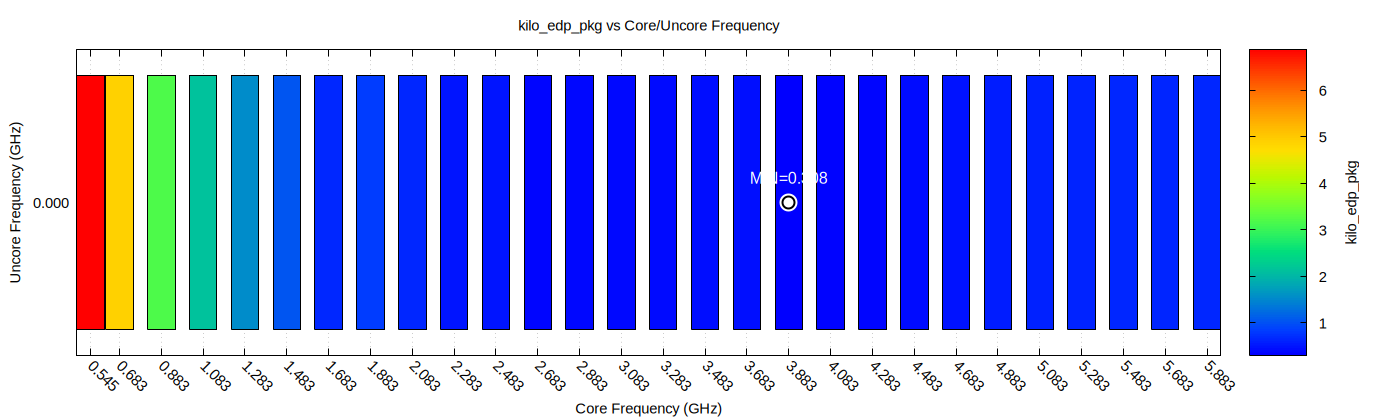

This chart was generated by the following gnuplot code:
set terminal pngcairo size 1400,420 noenhanced font 'Arial,11'
set output 'heatmap_kilo_edp_pkg.png'
set title 'kilo_edp_pkg vs Core/Uncore Frequency'
set xlabel 'Core Frequency (GHz)'
set ylabel 'Uncore Frequency (GHz)'
set cblabel 'kilo_edp_pkg' offset 2,0
set key off
set grid xtics
set palette rgbformulae 22,13,-31
set xtics ('0.545' 0.545, '0.683' 0.683, '0.883' 0.883, '1.083' 1.083, '1.283' 1.283, '1.483' 1.483, '1.683' 1.683, '1.883' 1.883, '2.083' 2.083, '2.283' 2.283, '2.483' 2.483, '2.683' 2.683, '2.883' 2.883, '3.083' 3.083, '3.283' 3.283, '3.483' 3.483, '3.683' 3.683, '3.883' 3.883, '4.083' 4.083, '4.283' 4.283, '4.483' 4.483, '4.683' 4.683, '4.883' 4.883, '5.083' 5.083, '5.283' 5.283, '5.483' 5.483, '5.683' 5.683, '5.883' 5.883) rotate by -45
set ytics ('0.000' 0.000)
set yrange [-0.108:0.108]
unset cbrange
set autoscale cbfix
w = 0.065550
h = 0.090000
plot 'heatmap_kilo_edp_pkg.dat' using 1:2:($1-w):($1+w):($2-h):($2+h):3 with boxxyerrorbars palette fs solid 1.0 border lc rgb 'black' notitle, \
     'heatmap_kilo_edp_pkg_min.dat' using 1:2 with points pt 7 ps 2.5 lc rgb 'white' lw 3 notitle, \
     'heatmap_kilo_edp_pkg_min.dat' using 1:2 with points pt 6 ps 2.0 lc rgb 'black' lw 2 notitle, \
     'heatmap_kilo_edp_pkg_min.dat' using 1:2:(sprintf('MIN=%.3f', $3)) with labels offset 0,1.5 tc rgb 'white' font ',12' notitle
